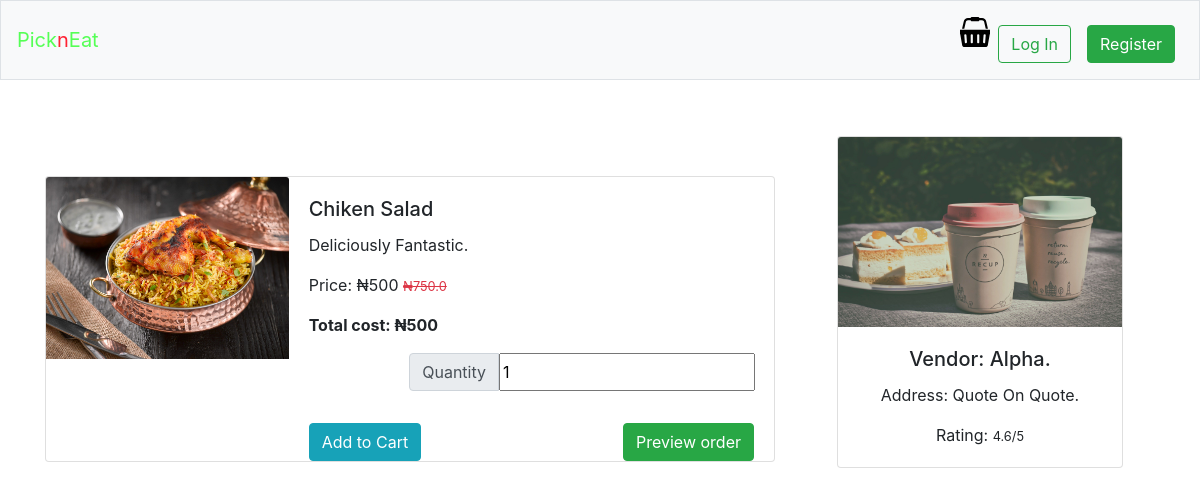
/order_menu/4, run on the app's committed database.
### tables this page shows
CREATE TABLE "menu" (
	"id"	INTEGER NOT NULL PRIMARY KEY AUTOINCREMENT UNIQUE,
	"image"	TEXT NOT NULL,
	"vendor"	TEXT NOT NULL,
	"status"	TEXT NOT NULL DEFAULT 'available',
	"vendor_status"	TEXT NOT NULL DEFAULT 'active',
	"time_stamp"	TEXT NOT NULL,
	"name"	TEXT NOT NULL,
	"price"	NUMERIC NOT NULL,
	"description"	TEXT
);

CREATE TABLE "users" (
	"id"	INTEGER NOT NULL PRIMARY KEY AUTOINCREMENT UNIQUE,
	"full_name"	TEXT NOT NULL,
	"username"	TEXT NOT NULL,
	"email"	TEXT NOT NULL,
	"phone_number"	TEXT NOT NULL,
	"address"	TEXT NOT NULL,
	"user_type"	TEXT NOT NULL,
	"password"	TEXT NOT NULL,
	"user_image"	TEXT,
	"balance"	INTEGER NOT NULL DEFAULT 0,
	"status"	TEXT NOT NULL DEFAULT 'active',
	"time_stamp"	TEXT NOT NULL,
	"business_name"	TEXT DEFAULT 'None',
	"business_address"	TEXT DEFAULT 'None',
	"business_number"	TEXT DEFAULT 'None',
	"user_view"	TEXT DEFAULT 'user',
	"cart"	TEXT DEFAULT '-',
	"application"	TEXT
);

### router/router.py (the view)
    @app.route("/order_menu/<int:id>")
    def single_view_menu(id):
        return single_view_menu_handler(id, request, database)

### application.py (called while the page is built)
@app.after_request
def after_request(response):
    response.headers["Cache-Control"] = "no-cache, no-store, must-revalidate"
    response.headers["Expires"] = 0
    response.headers["Pragma"] = "no-cache"
    return response

### controllers/menu.py (called while the page is built)
def single_view_menu_handler(id, request, database):
    if request.method == "GET":
        menu = database.execute("SELECT * FROM menu WHERE id = :id ", id = id)
        vendor = menu[0]["vendor"]
        user = database.execute("SELECT business_name, business_address, user_image FROM users WHERE username = :vendor ", vendor = vendor)
        return render_template("single_menu.html", menu = menu[0], vendor = user[0])

### templates/single_menu.html (shortened to what this page needs)
{% if session.get("username") %}
    {%extends "layout2.html" %}
{% else %}
    {%extends "layout.html" %}
{% endif %}
{% block main %}
    <div class="container">
        <div class="row">
            <div class="col-md-8 mt-5">
                <div class="card mb-3 mt-5">
                    <div class="row no-gutters">
                        <div class="col-md-4">
                            <img src="../{{menu["image"]}}"  class="card-img-top" alt="Preview Unavailiable">
                        </div>
                        <div class="col-md-8">
                        <div class="card-body">
                            <h5 class="card-title">{{menu["name"]}}</h5>
                            <p class="card-text">{{menu["description"]}}.</p>
                            <p class="card-text">Price: &#8358;<spanid="price">{{menu["price"]}}</span> <small class="text-danger"><strike>&#8358;{{menu["price"] * 1.5}}</strike></small></p>
                            <p class="card-text font-weight-bold">Total cost: &#8358;<span id="total_cost">{{menu["price"]}}</span></p>
                            <form action="/preview" method="post">
                                <div class="form-group float-right">
                                        <div class="input-group">
                                            <div class="input-group-prepend">
                                            <div class="input-group-text">Quantity</div>
                                                <input type="number" value="1" name="quantity" id="qty">
                                        </div>
                                    </div>
                                </div>
                                <div class="form-group">
                                </div>
                                <div class="form-group">
                                    {% if session['username'] %}
                                    <input type="button" id="quantity" onClick="add_cart({{menu['id']}})" value="Add to Cart" class="btn btn-info float-left">
                                    {% else %}
                                    <input type="button" onClick="add_guest_cart({{menu['id']}})" value="Add to Cart" class="btn btn-info float-left">
                                    {% endif %}
                                    <input type="submit" value="Preview order" class="btn btn-success float-right">
                                </div>
                            </form>
                        </div>
                        </div>
                    </div>
                </div>
            </div>
            <div class="col-md-4">
                <div class="row mt-5">
                    <div class="offset-md-1 col-md-10 col-sm-12 mt-2 mb-3 text-center">
                        <div class="card">
                            <img src='../{{vendor["user_image"]}}'  type="submit" class="card-img-top" alt="Preview Unavailiable">
                            <div class="card-body">
                            <h5 class="card-title">Vendor: {{vendor["business_name"]}}.</h5>
                            <p class="card-text">Address: {{vendor["business_address"]}}.</p>
                            <p class="card-text">Rating: <small>4.6/5</small></p>
                            </div>
                        </div>
                    </div>
                </div>
            </div>
        </div>
    </div>
{% endblock %}

### data on the page
menu: image (picture), name "Chiken Salad", description "Deliciously Fantastic", price "500", menu['price']*1.5 "750.0"
users: user_image (picture), business_name "Alpha", business_address "Quote On Quote"
